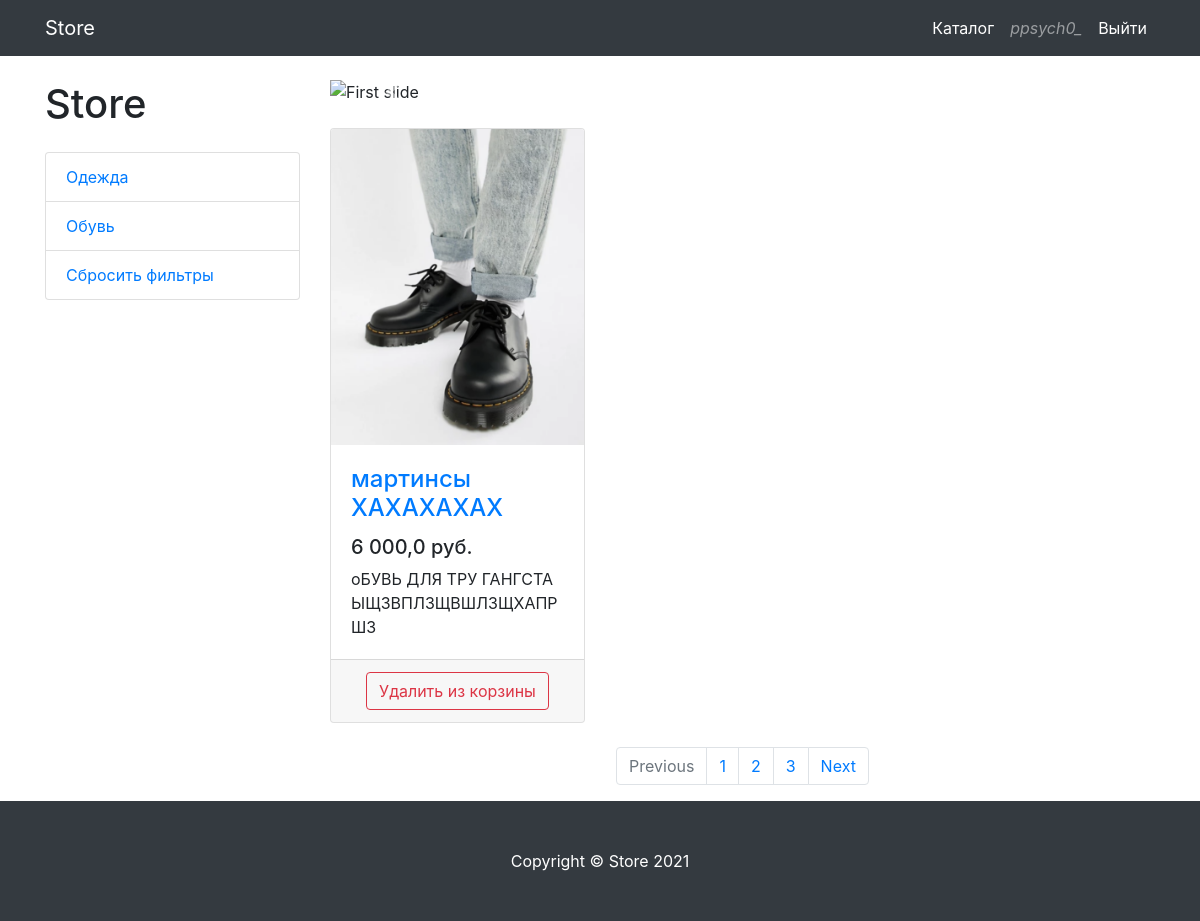
The page /catalog/?filter=shoes (signed in) on the database its author committed.
### store/models.py (models this page shows, shortened)
class User(AbstractUser):
    image = models.ImageField(upload_to='user_photo/', blank=True)

class Categories(models.Model):
    url = models.TextField()
    title = models.CharField(max_length=200)

class Product(models.Model):
    categorie = models.ForeignKey(Categories, on_delete=models.CASCADE, null=True)
    photo = models.ImageField(upload_to='product_photo/')
    name = models.CharField(max_length=200)
    price = models.FloatField(default=0)
    description = models.TextField()

### store/views.py (the view, shortened to what this page needs)
# urls.py: path('catalog/', ProductsView.as_view(), name='catalog'),
class ProductsView(TemplateView):
    template_name = 'shop/products.html'
    def get_context_data(self, **kwargs):
        context = super().get_context_data()
        if self.request.GET:
            filter = self.request.GET['filter']
            context['products'] = Product.objects.filter(categorie__url=filter)
        else:
            context['products'] = Product.objects.all()
        context['cats'] = Categories.objects.all()
        user_products_in_busket = Busket.objects.filter(user_id=self.request.user.id).all()
        context['in_busk'] = list()
        for product_in_busk in user_products_in_busket:
            for product in context['products']:
                if product.id in context['in_busk']:
                    continue
                elif product.id == product_in_busk.product_id:
                    context['in_busk'].append(product.id)
                    break
        return context

### store/templates/shop/products.html (shortened to what this page needs)
{% extends 'base.html' %}
    {%load static%}
    {%load humanize%}
    {% block css %}
        <link href="{% static 'css/products.css'%}" rel="stylesheet">
    {%endblock%}
{%block content%}
<div class="container">
    <div class="row">
        <div class="col-lg-3">
            <h1 class="my-4">Store</h1>
                {%include 'menu_ext.html'%}
        </div>
        <div class="col-lg-9">
            <div id="carouselExampleIndicators" class="carousel slide my-4" data-ride="carousel">
                <ol class="carousel-indicators">
                    <li data-target="#carouselExampleIndicators" data-slide-to="0" class="active"></li>
                    <li data-target="#carouselExampleIndicators" data-slide-to="1"></li>
                    <li data-target="#carouselExampleIndicators" data-slide-to="2"></li>
                </ol>
                <div class="carousel-inner" role="listbox">
                    <div class="carousel-item active">
                        <img class="d-block img-fluid" src="{% static 'vendor/img/slides/slide-1.jpg'%}" alt="First slide">
                    </div>
                </div>
                <a class="carousel-control-prev" href="#carouselExampleIndicators" role="button" data-slide="prev">
                    <span class="carousel-control-prev-icon" aria-hidden="true"></span>
                </a>
                <a class="carousel-control-next" href="#carouselExampleIndicators" role="button" data-slide="next">
                    <span class="carousel-control-next-icon" aria-hidden="true"></span>
                </a>
            </div>
            <div class="row">
                {% if not products%}
                    <div style="text-align: center;" class="container">
                        <h3>
                            Ожидайте добавления новых вещей.
                        </h3>
                    </div>
                {%else%}
                    {%for product in products%}
                        <div class="col-lg-4 col-md-6 mb-4">
                            <div class="card h-100">
                                <a href="#">
                                    <img class="card-img-top"
                                         src="{{product.photo.url}}"
                                         alt="">
                                </a>
                                <div class="card-body">
                                    <h4 class="card-title">
                                        <a href="#">{{product.name}}</a>
                                    </h4>
                                    <h5>{{product.price|intcomma:5}} руб.</h5>
                                    <p class="card-text">{{product.description}}</p>
                                </div>
                                <div class="card-footer text-center">
                                    {% if product.id in in_busk %}
                                                <form method="post" style="margin-bottom: 0px; padding-bottom:0px;">
                                                    <input name="del_product" id="{{product.id}}" type="submit" class="btn btn-outline-danger" value="Удалить из корзины">
                                                </form>
                                    {%else%}
                                    <form method="post" style="margin-bottom: 0px; padding-bottom:0px;">
                                                    {%csrf_token%}
                                                    <input type="hidden" name="product_id" value="{{product.id}}">
                                                    <input name="add_product" id="{{product.id}}" type="submit" class="btn btn-outline-success" value="Отправить в корзину">
                                                </form>
                                    {% endif %}
                                </div>
                            </div>
                        </div>
                    {%endfor%}
                {%endif%}
            </div>
            <nav aria-label="Page navigation example">
                <ul class="pagination justify-content-center">
                    <li class="page-item disabled">
                        <a class="page-link" href="#" tabindex="-1" aria-disabled="true">Previous</a>
                    </li>
                    <li class="page-item"><a class="page-link" href="#">1</a></li>
                    <li class="page-item"><a class="page-link" href="#">2</a></li>
                    <li class="page-item"><a class="page-link" href="#">3</a></li>
                    <li class="page-item">
                        <a class="page-link" href="#">Next</a>
                    </li>
                </ul>
            </nav>
        </div>
    </div>
</div>
{% endblock %}
{%block footer%}
<footer class="py-5 bg-dark">
    <div class="container">
        <p class="m-0 text-center text-white">Copyright &copy; Store 2021</p>
    </div>
</footer>
{%endblock%}

### store/templates/base.html (shortened to what this page needs)
<!DOCTYPE>
<html lang="en">
<head>
    {%load static%}
    {% load humanize %}
    <link href="{% static 'vendor/bootstrap/css/bootstrap.min.css'%}" rel="stylesheet">
    {%block css%}{%endblock%}
    </head>
    <body>
        <nav class="navbar navbar-expand-lg navbar-dark bg-dark fixed-top">
            <div class="container">
                <a class="navbar-brand" href="{% url 'store:startpage' %}">Store</a>
                <div class="collapse navbar-collapse" id="navbarResponsive">
                    {% if not user.is_authenticated%}
                        <ul class="navbar-nav ml-auto">
                            <li class="nav-item active">
                                <a class="nav-link" href="{% url 'store:catalog' %}">Каталог</a>
                            </li>
                            <li class="nav-item">
                                <a class="nav-link" href="#"><i class="fas fa-shopping-bag"></i></a>
                            </li>
                            <li class="nav-item">
                                <a class="nav-link" href="{% url 'store:login' %}">Войти <i class="fas fa-sign-in-alt"></i></a>
                            </li>
                        </ul>
                    {% else %}
                    <ul class="navbar-nav ml-auto">
                            <li class="nav-item active">
                                <a class="nav-link" href="{% url 'store:catalog' %}">Каталог</a>
                            </li>
                            <li class="nav-item">
                                <a class="nav-link" href="{% url 'store:profile' %}"><i class="fas fa-shopping-bag">{{user.username}}</i></a>
                            </li>
                            <li class="nav-item active">
                                <a class="nav-link" href="{% url 'store:logout' %}">Выйти</a>
                            </li>
                    </ul>
                    {% endif %}
                </div>
            </div>
        </nav>
    {%block content%}
    {%endblock%}
        {%block footer%}
        {%endblock%}
    </body>
</html>

### store/templates/menu_ext.html
<div class="list-group">
    {% if cats %}
        {% for cat in cats %}
            <a href="{% url 'store:catalog' %}?filter={{cat.url}}" class="list-group-item">{{cat.title}}</a>
        {% endfor %}
    {%endif%}
    {% if request.GET.filter %}
        <a href="{% url 'store:catalog' %}" class="list-group-item">Сбросить фильтры</a>
    {% endif %}
</div>

### store/static/css/products.css (style rules this page uses)
body { padding-top: 56px; }

### rows shown on the page
User: username "ppsych0_"
Categories: title "Одежда"
Categories: title "Обувь"
Product: photo (picture), name "мартинсы ХАХАХАХАХ", price "6 000,0", description "оБУВЬ ДЛЯ ТРУ ГАНГСТА ЫЩЗВПЛЗЩВШЛЗЩХАПРШЗ"
